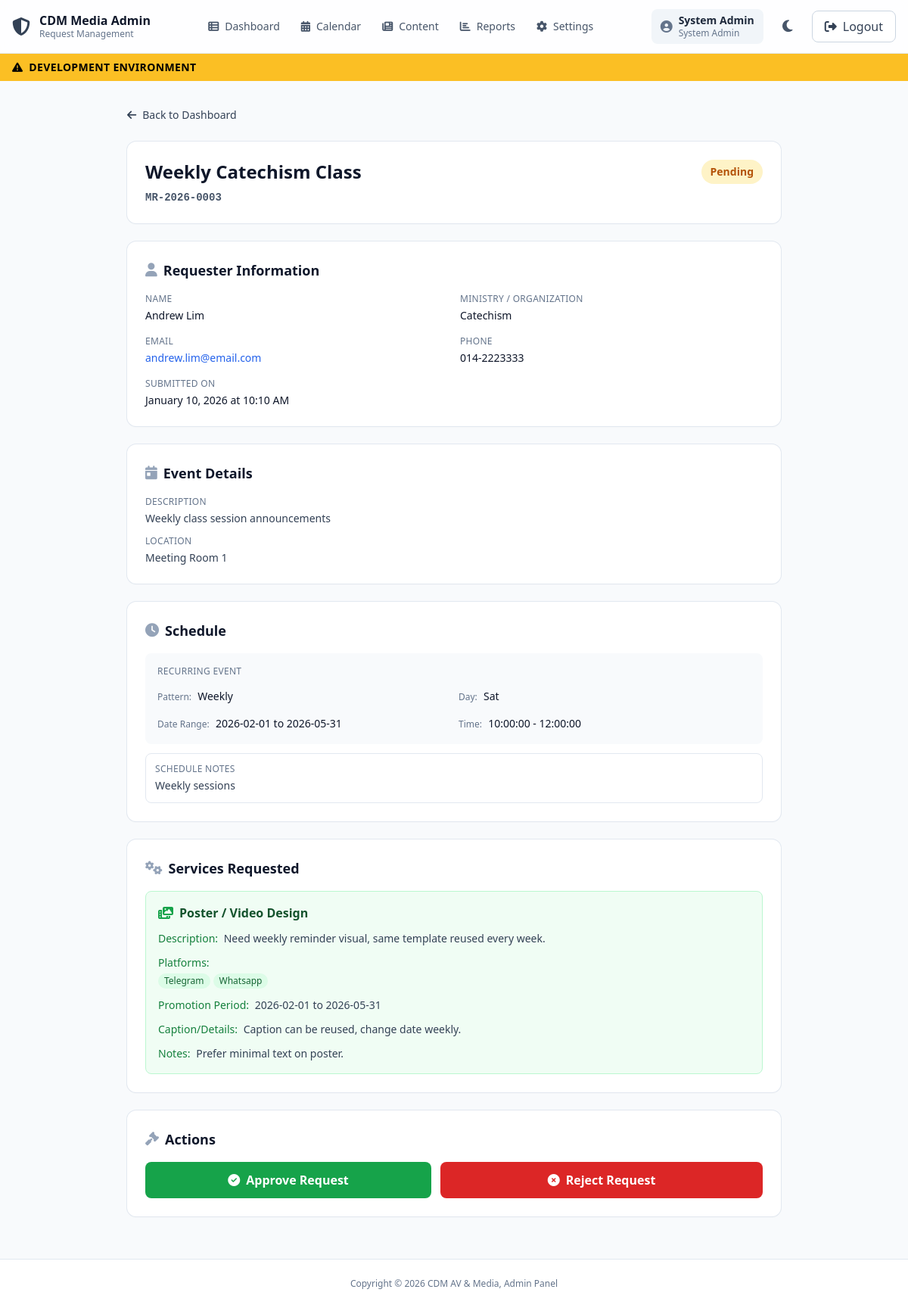
Screenshot of /apps/public-form/admin/view.php?id=3 (signed in) with the database file from the repository.
### tables this page shows
CREATE TABLE `media_requests` (
  `id` bigint unsigned NOT NULL AUTO_INCREMENT,
  `reference_no` varchar(20) NOT NULL,
  `requestor_name` varchar(150) NOT NULL,
  `ministry` varchar(150) DEFAULT NULL,
  `contact_no` varchar(50) NOT NULL,
  `email` varchar(190) NOT NULL,
  `has_required_approvals` tinyint(1) NOT NULL DEFAULT '0',
  `event_name` varchar(200) NOT NULL,
  `event_description` text,
  `event_location_note` text,
  `reference_url` text,
  `reference_note` text,
  `request_status` enum('pending','approved','rejected','in_progress','completed','cancelled') NOT NULL DEFAULT 'pending',
  `is_late` tinyint(1) NOT NULL DEFAULT '0',
  `lead_days` int DEFAULT NULL,
  `submitted_at` datetime NOT NULL DEFAULT CURRENT_TIMESTAMP,
  `created_at` datetime NOT NULL DEFAULT CURRENT_TIMESTAMP,
  `updated_at` datetime NOT NULL DEFAULT CURRENT_TIMESTAMP ON UPDATE CURRENT_TIMESTAMP,
  PRIMARY KEY (`id`),
  UNIQUE KEY `uq_requests_reference` (`reference_no`),
  KEY `idx_requests_status_date` (`request_status`,`submitted_at`),
  KEY `idx_requests_late_date` (`is_late`,`submitted_at`),
  KEY `idx_requests_email` (`email`)
);

CREATE TABLE `event_schedules` (
  `id` bigint unsigned NOT NULL AUTO_INCREMENT,
  `media_request_id` bigint unsigned NOT NULL,
  `schedule_type` enum('single','recurring','custom_list') NOT NULL,
  `start_date` date NOT NULL,
  `end_date` date DEFAULT NULL,
  `start_time` time DEFAULT NULL,
  `end_time` time DEFAULT NULL,
  `recurrence_pattern` enum('weekly','biweekly','monthly') DEFAULT NULL,
  `recurrence_days_of_week` varchar(50) DEFAULT NULL,
  `recurrence_interval` int DEFAULT NULL,
  `notes` text,
  `created_at` datetime NOT NULL DEFAULT CURRENT_TIMESTAMP,
  `updated_at` datetime NOT NULL DEFAULT CURRENT_TIMESTAMP ON UPDATE CURRENT_TIMESTAMP,
  PRIMARY KEY (`id`),
  KEY `idx_schedule_request` (`media_request_id`),
  KEY `idx_schedule_start` (`start_date`),
  CONSTRAINT `fk_event_schedules_request` FOREIGN KEY (`media_request_id`) REFERENCES `media_requests` (`id`) ON DELETE CASCADE ON UPDATE CASCADE
);

CREATE TABLE `media_details` (
  `id` bigint unsigned NOT NULL AUTO_INCREMENT,
  `media_request_id` bigint unsigned NOT NULL,
  `description` text,
  `promo_start_date` date DEFAULT NULL,
  `promo_end_date` date DEFAULT NULL,
  `caption_details` text,
  `note` text,
  `created_at` datetime NOT NULL DEFAULT CURRENT_TIMESTAMP,
  `updated_at` datetime NOT NULL DEFAULT CURRENT_TIMESTAMP ON UPDATE CURRENT_TIMESTAMP,
  PRIMARY KEY (`id`),
  UNIQUE KEY `uq_media_details_request` (`media_request_id`),
  CONSTRAINT `fk_media_details_request` FOREIGN KEY (`media_request_id`) REFERENCES `media_requests` (`id`) ON DELETE CASCADE ON UPDATE CASCADE
);

CREATE TABLE `media_platforms` (
  `id` bigint unsigned NOT NULL AUTO_INCREMENT,
  `media_request_id` bigint unsigned NOT NULL,
  `platform` enum('facebook','instagram','telegram','tiktok','youtube','whatsapp','website','other') NOT NULL,
  `platform_other_label` varchar(100) DEFAULT NULL,
  PRIMARY KEY (`id`),
  UNIQUE KEY `uq_media_platform` (`media_request_id`,`platform`),
  CONSTRAINT `fk_media_platforms_request` FOREIGN KEY (`media_request_id`) REFERENCES `media_requests` (`id`) ON DELETE CASCADE ON UPDATE CASCADE
);

### apps/public-form/admin/view.php (the view, shortened to what this page needs)
<?php
require_once __DIR__ . '/../includes/db.php';
function e(?string $s): string {
  return $s === null ? '' : htmlspecialchars($s, ENT_QUOTES, 'UTF-8');
}
$id = isset($_GET['id']) ? (int)$_GET['id'] : 0;
$stmt = $pdo->prepare("SELECT * FROM media_requests WHERE id = :id");
$stmt->execute([':id' => $id]);
$request = $stmt->fetch();
$stmt = $pdo->prepare("SELECT * FROM event_schedules WHERE media_request_id = :id");
$stmt->execute([':id' => $id]);
$schedule = $stmt->fetch();
$stmt = $pdo->prepare("SELECT type FROM request_types WHERE media_request_id = :id");
$stmt->execute([':id' => $id]);
$services = array_column($stmt->fetchAll(), 'type');
$mediaDetails = null;
$mediaPlatforms = [];
if (in_array('media', $services)) {
  $stmt = $pdo->prepare("SELECT * FROM media_details WHERE media_request_id = :id");
  $stmt->execute([':id' => $id]);
  $mediaDetails = $stmt->fetch();
  $stmt = $pdo->prepare("
    SELECT platform, platform_other_label
    FROM media_platforms
    WHERE media_request_id = :id
  ");
  $stmt->execute([':id' => $id]);
  $mediaPlatforms = $stmt->fetchAll();
}
include __DIR__ . "/partials/header.php";
?>
<main class="flex-grow mx-auto max-w-4xl px-4 py-8 w-full">
  <div class="mb-6">
    <a
      href="index.php"
      class="inline-flex items-center gap-2 text-sm font-medium text-slate-700 dark:text-slate-300 hover:text-slate-900 dark:hover:text-slate-100"
    >
      <i class="fa-solid fa-arrow-left"></i>
      Back to Dashboard
    </a>
  </div>
  <div class="mb-6 rounded-xl bg-white dark:bg-slate-800 p-6 shadow-sm ring-1 ring-slate-200 dark:ring-slate-700">
    <div class="flex flex-col sm:flex-row sm:items-start sm:justify-between gap-4">
      <div>
        <h1 class="text-2xl font-bold text-slate-900 dark:text-slate-50"><?php echo e($request['event_name']); ?></h1>
        <div class="mt-2 flex flex-wrap items-center gap-2">
          <span class="font-mono text-sm font-semibold text-slate-600 dark:text-slate-400">
            <?php echo e($request['reference_no']); ?>
          </span>
        </div>
      </div>
      <div class="flex items-center gap-3">
        <?php
        $statusColors = [
          'pending' => 'bg-amber-100 dark:bg-amber-900/30 text-amber-700 dark:text-amber-400',
          'approved' => 'bg-green-100 dark:bg-green-900/30 text-green-700 dark:text-green-400',
          'rejected' => 'bg-red-100 dark:bg-red-900/30 text-red-700 dark:text-red-400'
        ];
        $statusColor = $statusColors[$request['request_status']] ?? 'bg-slate-100 dark:bg-slate-700 text-slate-700 dark:text-slate-300';
        ?>
        <span class="inline-flex items-center rounded-full px-3 py-1.5 text-sm font-semibold <?php echo $statusColor; ?>">
          <?php echo ucfirst($request['request_status']); ?>
        </span>
      </div>
    </div>
  </div>
  <div class="mb-6 rounded-xl bg-white dark:bg-slate-800 p-6 shadow-sm ring-1 ring-slate-200 dark:ring-slate-700">
    <h2 class="mb-4 flex items-center gap-2 text-lg font-bold text-slate-900 dark:text-slate-50">
      <i class="fa-solid fa-user text-slate-400 dark:text-slate-500"></i>
      Requester Information
    </h2>
    <div class="grid gap-4 sm:grid-cols-2">
      <div>
        <div class="text-xs font-medium uppercase tracking-wide text-slate-500 dark:text-slate-400">Name</div>
        <div class="mt-1 text-sm font-medium text-slate-900 dark:text-slate-100"><?php echo e($request['requestor_name']); ?></div>
      </div>
      <div>
        <div class="text-xs font-medium uppercase tracking-wide text-slate-500 dark:text-slate-400">Ministry / Organization</div>
        <div class="mt-1 text-sm font-medium text-slate-900 dark:text-slate-100"><?php echo e($request['ministry']) ?: '-'; ?></div>
      </div>
      <div>
        <div class="text-xs font-medium uppercase tracking-wide text-slate-500 dark:text-slate-400">Email</div>
        <div class="mt-1 text-sm font-medium text-slate-900 dark:text-slate-100">
          <a href="mailto:<?php echo e($request['email']); ?>" class="text-blue-600 dark:text-blue-400 hover:underline">
            <?php echo e($request['email']); ?>
          </a>
        </div>
      </div>
      <div>
        <div class="text-xs font-medium uppercase tracking-wide text-slate-500 dark:text-slate-400">Phone</div>
        <div class="mt-1 text-sm font-medium text-slate-900 dark:text-slate-100">
          <?php echo e($request['contact_no']); ?>
        </div>
      </div>
      <div class="sm:col-span-2">
        <div class="text-xs font-medium uppercase tracking-wide text-slate-500 dark:text-slate-400">Submitted On</div>
        <div class="mt-1 text-sm font-medium text-slate-900 dark:text-slate-100">
          <?php echo date('F j, Y \a\t g:i A', strtotime($request['submitted_at'])); ?>
        </div>
      </div>
    </div>
  </div>
  <div class="mb-6 rounded-xl bg-white dark:bg-slate-800 p-6 shadow-sm ring-1 ring-slate-200 dark:ring-slate-700">
    <h2 class="mb-4 flex items-center gap-2 text-lg font-bold text-slate-900 dark:text-slate-50">
      <i class="fa-solid fa-calendar-day text-slate-400 dark:text-slate-500"></i>
      Event Details
    </h2>
    <div class="space-y-3">
      <?php if ($request['event_description']): ?>
        <div>
          <div class="text-xs font-medium uppercase tracking-wide text-slate-500 dark:text-slate-400">Description</div>
          <div class="mt-1 text-sm text-slate-700 dark:text-slate-300"><?php echo nl2br(e($request['event_description'])); ?></div>
        </div>
      <?php endif; ?>
      <?php if ($request['event_location_note']): ?>
        <div>
          <div class="text-xs font-medium uppercase tracking-wide text-slate-500 dark:text-slate-400">Location</div>
          <div class="mt-1 text-sm text-slate-700 dark:text-slate-300"><?php echo nl2br(e($request['event_location_note'])); ?></div>
        </div>
      <?php endif; ?>
    </div>
  </div>
  <?php if ($schedule): ?>
    <div class="mb-6 rounded-xl bg-white dark:bg-slate-800 p-6 shadow-sm ring-1 ring-slate-200 dark:ring-slate-700">
      <h2 class="mb-4 flex items-center gap-2 text-lg font-bold text-slate-900 dark:text-slate-50">
        <i class="fa-solid fa-clock text-slate-400 dark:text-slate-500"></i>
        Schedule
      </h2>
      <?php if ($schedule['schedule_type'] === 'recurring'): ?>
        <div class="rounded-lg bg-slate-50 dark:bg-slate-900 p-4">
          <div class="text-xs font-medium uppercase tracking-wide text-slate-500 dark:text-slate-400 mb-3">Recurring Event</div>
          <div class="grid gap-3 sm:grid-cols-2">
            <div>
              <span class="text-xs text-slate-500 dark:text-slate-400">Pattern:</span>
              <span class="ml-1 text-sm font-medium text-slate-900 dark:text-slate-100"><?php echo ucfirst(e($schedule['recurrence_pattern'])); ?></span>
            </div>
            <div>
              <span class="text-xs text-slate-500 dark:text-slate-400">Day:</span>
              <span class="ml-1 text-sm font-medium text-slate-900 dark:text-slate-100"><?php echo e($schedule['recurrence_days_of_week']); ?></span>
            </div>
            <div>
              <span class="text-xs text-slate-500 dark:text-slate-400">Date Range:</span>
              <span class="ml-1 text-sm font-medium text-slate-900 dark:text-slate-100">
                <?php echo e($schedule['start_date']) . ' to ' . e($schedule['end_date']); ?>
              </span>
            </div>
            <div>
              <span class="text-xs text-slate-500 dark:text-slate-400">Time:</span>
              <span class="ml-1 text-sm font-medium text-slate-900 dark:text-slate-100">
                <?php echo e($schedule['start_time']) . ' - ' . e($schedule['end_time']); ?>
              </span>
            </div>
          </div>
        </div>
      <?php endif; ?>
      <?php if ($schedule['notes']): ?>
        <div class="mt-3 rounded-lg border border-slate-200 dark:border-slate-700 bg-white dark:bg-slate-800 p-3">
          <div class="text-xs font-medium uppercase tracking-wide text-slate-500 dark:text-slate-400 mb-1">Schedule Notes</div>
          <div class="text-sm text-slate-700 dark:text-slate-300"><?php echo nl2br(e($schedule['notes'])); ?></div>
        </div>
      <?php endif; ?>
    </div>
  <?php endif; ?>
  <div class="mb-6 rounded-xl bg-white dark:bg-slate-800 p-6 shadow-sm ring-1 ring-slate-200 dark:ring-slate-700">
    <h2 class="mb-4 flex items-center gap-2 text-lg font-bold text-slate-900 dark:text-slate-50">
      <i class="fa-solid fa-cogs text-slate-400 dark:text-slate-500"></i>
      Services Requested
    </h2>
    <div class="space-y-4">
      <?php if (in_array('media', $services) && $mediaDetails): ?>
        <div class="rounded-lg border border-green-200 dark:border-green-800 bg-green-50 dark:bg-green-900/30 p-4">
          <div class="flex items-center gap-2 mb-3">
            <i class="fa-solid fa-photo-film text-green-600 dark:text-green-400"></i>
            <span class="font-semibold text-green-900 dark:text-green-300">Poster / Video Design</span>
          </div>
          <div class="space-y-3 text-sm">
            <?php if ($mediaDetails['description']): ?>
              <div>
                <span class="text-green-700 dark:text-green-400">Description:</span>
                <span class="ml-1 text-slate-700 dark:text-slate-300"><?php echo nl2br(e($mediaDetails['description'])); ?></span>
              </div>
            <?php endif; ?>
            <?php if (!empty($mediaPlatforms)): ?>
              <div>
                <span class="text-green-700 dark:text-green-400">Platforms:</span>
                <div class="mt-1 flex flex-wrap gap-1">
                  <?php foreach ($mediaPlatforms as $platform): ?>
                    <span class="inline-flex items-center rounded-full bg-green-100 dark:bg-green-900/50 px-2 py-0.5 text-xs font-medium text-green-800 dark:text-green-300">
                      <?php
                      echo ucfirst($platform['platform']);
                      ?>
                    </span>
                  <?php endforeach; ?>
                </div>
              </div>
            <?php endif; ?>
            <?php if ($mediaDetails['promo_start_date'] || $mediaDetails['promo_end_date']): ?>
              <div>
                <span class="text-green-700 dark:text-green-400">Promotion Period:</span>
                <span class="ml-1 text-slate-700 dark:text-slate-300">
                  <?php echo ($mediaDetails['promo_start_date'] ?: '-') . ' to ' . ($mediaDetails['promo_end_date'] ?: '-'); ?>
                </span>
              </div>
            <?php endif; ?>
            <?php if ($mediaDetails['caption_details']): ?>
              <div>
                <span class="text-green-700 dark:text-green-400">Caption/Details:</span>
                <span class="ml-1 text-slate-700 dark:text-slate-300"><?php echo nl2br(e($mediaDetails['caption_details'])); ?></span>
              </div>
            <?php endif; ?>
            <?php if ($mediaDetails['note']): ?>
              <div>
                <span class="text-green-700 dark:text-green-400">Notes:</span>
                <span class="ml-1 text-slate-700 dark:text-slate-300"><?php echo nl2br(e($mediaDetails['note'])); ?></span>
              </div>
            <?php endif; ?>
          </div>
        </div>
      <?php endif; ?>
    </div>
  </div>
  <?php if ($request['request_status'] === 'pending'): ?>
    <div class="mb-6 rounded-xl bg-white dark:bg-slate-800 p-6 shadow-sm ring-1 ring-slate-200 dark:ring-slate-700" x-data="{ showRejectModal: false }">
      <h2 class="mb-4 flex items-center gap-2 text-lg font-bold text-slate-900 dark:text-slate-50">
        <i class="fa-solid fa-gavel text-slate-400 dark:text-slate-500"></i>
        Actions
      </h2>
      <div class="flex flex-col sm:flex-row gap-3">
        <form method="POST" action="actions/approve.php" class="flex-1">
          <button
            type="submit"
            class="w-full inline-flex items-center justify-center gap-2 rounded-lg bg-green-600 dark:bg-green-500 px-6 py-3 font-semibold text-white hover:bg-green-700 dark:hover:bg-green-600 transition-colors"
            onclick="return confirm('Are you sure you want to approve this request?');"
          >
            <i class="fa-solid fa-check-circle"></i>
            Approve Request
          </button>
        </form>
        <button
          type="button"
          @click="showRejectModal = true"
          class="flex-1 inline-flex items-center justify-center gap-2 rounded-lg bg-red-600 dark:bg-red-500 px-6 py-3 font-semibold text-white hover:bg-red-700 dark:hover:bg-red-600 transition-colors"
        >
          <i class="fa-solid fa-times-circle"></i>
          Reject Request
        </button>
      </div>
    </div>
  <?php endif; ?>
</main>
<?php include __DIR__ . "/partials/footer.php"; ?>

### rows the page displays
media_requests: event_name "Weekly Catechism Class", reference_no "MR-2026-0003", request_status "Pending", requestor_name "Andrew Lim", ministry "Catechism", email "andrew.lim@email.com", contact_no "014-2223333", submitted_at "January 10, 2026 at 10:10 AM", event_description "Weekly class session announcements", event_location_note "Meeting Room 1"
event_schedules: recurrence_pattern "Weekly", recurrence_days_of_week "Sat", start_date "2026-02-01", end_date "2026-05-31", start_time "10:00:00", end_time "12:00:00", notes "Weekly sessions"
media_details: description "Need weekly reminder visual, same template reused every week.", promo_start_date "2026-02-01", promo_end_date "2026-05-31", caption_details "Caption can be reused, change date weekly.", note "Prefer minimal text on poster."
media_platforms: platform "Telegram"
media_platforms: platform "Whatsapp"

### other values shown
$nav['label'] "Dashboard"
$nav['label'] "Calendar"
$nav['label'] "Content"
$nav['label'] "Reports"
$nav['label'] "Settings"
$_currentUser['name'] "System Admin"
role_label($_currentUser['role']) "System Admin"
